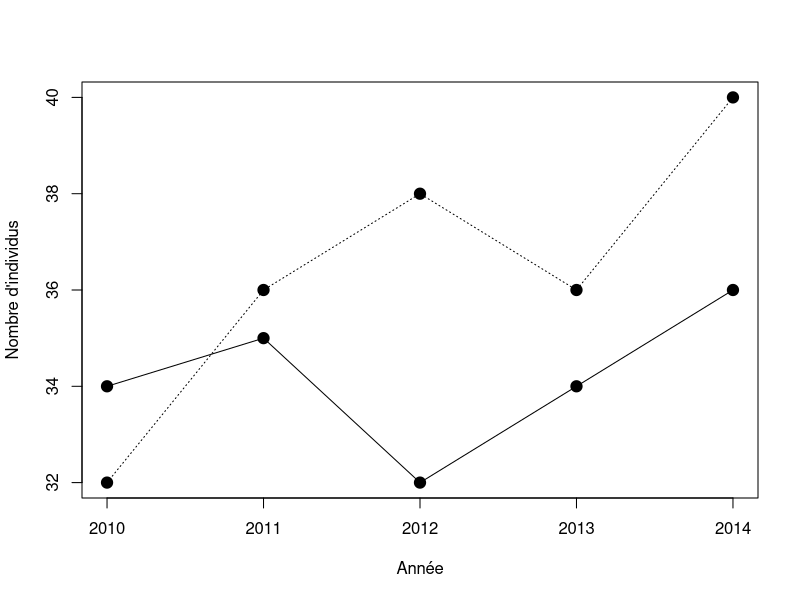
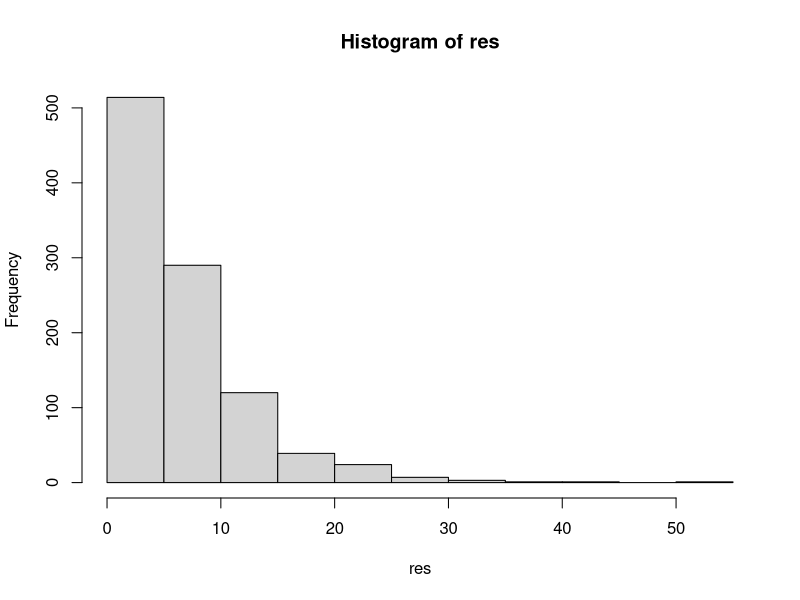
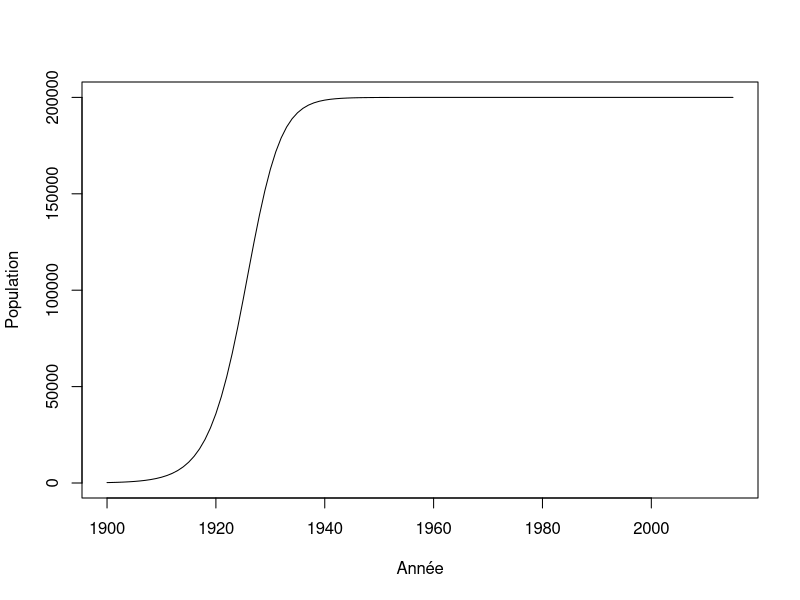
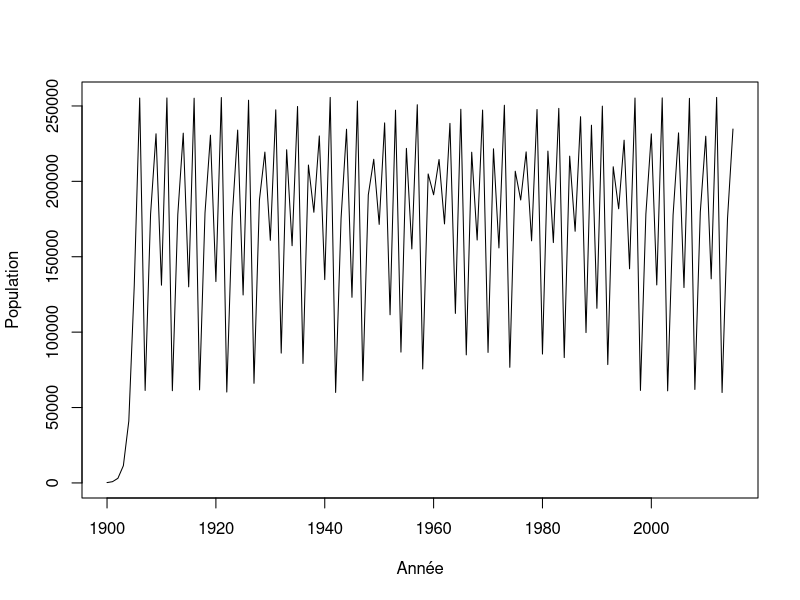

Here is the R script that generated these plots, in order:
## ---- chunk 1
quadrats <- read.csv2(file = "donnees/quadrats.csv", header = TRUE,
    stringsAsFactors = FALSE, row.names = 1)
acsa_abondance <- quadrats$acsa
# Abondance moyenne
moy <- mean(acsa_abondance)
# Abondance totale
tot <- sum(acsa_abondance)
# Coefficient de variation de l'abondance
CV <- sd(acsa_abondance)/mean(acsa_abondance)
# Densité maximale dans un quadrat
max_ab <- max(acsa_abondance)
# Densité minimale dans un quadrat
min_ab <- min(acsa_abondance)
## ---- chunk 2
ma_fonction <- function(abondance) {

     # Abondance moyenne
     moy <- mean(abondance)
     # Abondance totale
     tot <- sum(abondance)
     # Coefficient de variation de l'abondance
     CV <- sd(abondance)/mean(abondance)
     # Densité maximale dans un quadrat
     max_ab <- max(abondance)
     # Densité minimale dans un quadrat
     min_ab <- min(abondance)
     # Retour extérieur
     return(c(moy, tot, CV, max_ab, min_ab))
 }
## ---- chunk 3
ma_fonction(acsa_abondance)
## ---- chunk 4
ma_fonction(quadrats$abba)
## ---- chunk 5
donnees <- matrix(nr = 5, nc = 2)
donnees[,1] <- c(34,35,32,34,36)
donnees[,2] <- c(32,36,38,36,40)
an <- c(2010:2014)
rownames(donnees) <- an
colnames(donnees) <- c("Site1", "Site2")
head(donnees)
## ---- chunk 6
plot(an,donnees[,1],type = "l", xlab = "Année",ylab = "Nombre d'individus", ylim=c(32,40),cex=2)
lines(an,donnees[,2], lty = 3)
points(an,donnees[,1], pch = 19,cex=1.5)
points(an,donnees[,2], pch = 19,cex=1.5)
## ---- chunk 7
# 0. Sauvons les données dans une matrice "lambda"
lambda <- matrix(nr = 4, nc = 2)

# 1. Calculons le taux de croissance
lambda[1,1] <- (donnees[2,1] - donnees[1,1]) / donnees[1,1]
## ---- chunk 8
lambda[2,1] <- (donnees[3,1] - donnees[2,1]) / donnees[2,1]
## ---- chunk 9
n_sites <- ncol(donnees)
n_annees <- nrow(donnees)
lambda <- matrix(nr = n_annees-1, nc = n_sites)
for(i in 1:(n_annees-1)) {
    for(j in 1:n_sites) {
        lambda[i,j] <- (donnees[i+1,j] - donnees[i,j]) / donnees[i,j]
    }
}
## ---- chunk 10
head(donnees)
## ---- chunk 11
head(lambda)
## ---- chunk 12
depart <- 1
fin <- 5
for(etape in depart:fin) {
    print(etape)
}
## ---- chunk 13
for(etape in 1:5) {
    print(etape*2)
}
## ---- chunk 14
C = NULL
for(F in -50:100) {
    C = (F - 32) *5/9
    cat("Pour F = ",F," on obtient C = ",C, '\n')
}
## ---- chunk 15
vect5 <- runif(5, 0,1)
for(etape in 1:5) {
    print(vect5[etape])
}
## ---- chunk 16
vect500 <- runif(500, 0,1)
for(etape in 1:5) {
    print(vect500[etape * 5])
}
## ---- chunk 17
n = 1
for(etape in -2:1) {
    cat("etape = ",etape, " n = ",n, '\n')
    n <- n + 1
}
## ---- chunk 18
resultat = matrix(nr = 151, nc = 2)
n = 1
for(F in -50:100) {
    resultat[n,1] = F
    resultat[n,2] = (F-32)*5/9
    n = n + 1
}
head(resultat)
## ---- chunk 19
ma_matrice <- matrix(nr = 3, nc = 5)
n <- 1
for(i in 1:3) {
    for(j in 1:5) {
        ma_matrice[i,j] <- n
        n <- n + 1
    }
}
ma_matrice
## ---- chunk 20
piece <- c("pile","face")
combinaison = "face-face"
while(combinaison != "pile-pile") {
    essai1 <- sample(piece, 1)
    essai2 <- sample(piece, 1)
    combinaison <- paste(essai1, "-" , essai2, sep = "")
    print(combinaison)
}
## ---- chunk 21
de <- c(1:6)
n <- 1
tirage <- 1 # Il faut initier le tirage
while(tirage != 6) {
	tirage <- sample(de,1) # tirage du dé
	n <- n + 1 # mise à jour du compter pour tester le nombre de tirages
}
cat(n, "tirages pour obtenir un 6 ", '\n')
## ---- chunk 22
de <- c(1:6)
n_test <- 1000
res <- numeric(n_test)
for(i in 1:n_test) {
	n <- 1
	tirage <- 1 # Il faut initier le tirage
	while(tirage != 6) {
		tirage <- sample(de,1) # tirage du dé
		n <- n + 1 # mise à jour du compter pour tester le nombre de tirages
	}
	res[i] <- n # Enregistrement du nombre de tirage
}
mean(res)
## ---- chunk 23
hist(res)
## ---- chunk 24
r <- 0.3
N <- 220
K <- 200000
step <- 1
while(N < K/2) {
    N <- N + r * N * (1 - N/K)
    step <- step + 1
}
step
## ---- chunk 25
r <- 0.3
K <- 200000
n_steps <- 115
N <- numeric(n_steps+1)
N[1] <- 220

for(i in 2:(n_steps+1)) {
    N[i] <- N[i-1] + r * N[i-1] * (1 - N[i-1]/K)
}
## ---- chunk 26
plot(c(1900:2015), N, type = "l", xlab = "Année", ylab = "Population")
## ---- chunk 27
n_steps <- 115
N <- numeric(n_steps+1)
N[1] <- 220
for(i in 2:(n_steps+1)) {
    N[i] <- N[i-1] + 2.75 * N[i-1] * (1 - N[i-1]/200000)
}
plot(c(1900:2015), N, type = "l", xlab = "Année", ylab = "Population")

## ---- chunk 28
X <- runif(n = 10)
res <- numeric(10)
for(i in 1:10) {
    if(X[i] < 0.3) {
        res[i] <- "plus petit"
    }
    else {
        res[i] <- "plus grand"
    }
}
cbind(X,res)
## ---- chunk 29
chiffres <- runif(n = 10)
res2 <- numeric(10)
for(i in 1:10) {
    if(chiffres[i] > 0.2 & chiffres[i] < 0.6) {
        res2[i] <- "oui"
    }
    else {
        res2[i] <- "non"
    }
}
cbind(chiffres,res2)
## ---- chunk 30
X <- runif(n = 10)
res2 <- numeric(10)
res2[X > 0.2 & X < 0.6] <- "oui"
res2[X < 0.2 | X > 0.6] <- "non"
cbind(X,res2)
